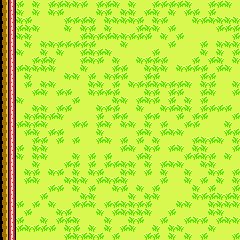

Tiled map render using the project's own tile images. Description and the whole map definition, tile-layer contents included, below:
An orthogonal 30x30 tile map with 8x8 px tiles, 2 tile layers (Ground, Tile Layer 2) and 1 object (wall).

<map version="1.9" tiledversion="1.9.2" orientation="orthogonal" renderorder="right-down" width="30" height="30" tilewidth="8" tileheight="8" infinite="0" nextlayerid="4" nextobjectid="3">
 <tileset firstgid="1" source="Oracle_tileset.tsx" />
 <layer id="1" name="Ground" width="30" height="30">
  <data encoding="csv">
776,863,862,863,777,863,862,862,777,777,862,863,862,862,777,863,777,863,863,862,862,862,862,777,863,776,862,862,777,776,
777,862,777,776,777,863,777,862,776,776,863,863,777,862,863,777,777,776,862,777,863,777,863,862,862,776,862,776,863,776,
862,776,777,862,863,776,776,776,862,862,862,777,863,777,777,777,777,862,863,777,862,776,776,863,777,862,777,777,777,777,
776,776,862,777,777,863,776,776,777,863,777,862,863,777,863,863,776,862,777,777,863,862,863,863,863,776,863,862,862,862,
863,777,777,777,863,776,776,776,776,776,862,777,862,862,777,777,862,862,862,863,777,776,862,863,863,863,863,776,863,862,
777,863,776,777,776,777,777,862,862,862,862,862,863,776,776,777,863,863,863,863,863,862,776,776,863,862,776,777,777,777,
776,776,777,863,863,777,863,777,863,863,862,777,862,777,863,776,776,863,776,862,863,863,776,776,776,777,776,777,863,862,
862,776,776,863,862,862,777,776,776,863,862,777,862,863,777,863,776,777,862,862,862,863,776,863,862,776,862,777,776,777,
777,862,862,777,777,777,777,776,776,776,777,863,776,863,862,862,776,776,777,777,777,776,777,862,862,862,776,862,777,863,
776,776,776,777,776,863,776,776,777,777,863,862,863,777,862,862,863,776,862,862,863,776,863,863,776,862,862,863,863,863,
777,863,863,862,776,777,777,776,863,863,776,777,777,776,862,863,777,862,862,777,777,862,862,777,863,777,862,776,863,777,
776,863,863,863,862,777,863,862,862,776,863,777,862,862,862,776,776,776,777,862,776,862,862,776,776,862,777,863,776,862,
863,777,777,863,863,863,776,776,863,862,863,776,863,863,777,777,863,862,777,862,776,862,776,777,776,862,863,863,776,863,
776,776,776,863,777,777,776,862,862,776,776,863,777,862,862,863,863,777,863,863,777,862,777,777,776,862,862,862,862,776,
862,862,863,777,862,777,862,777,863,776,776,863,862,776,862,862,863,863,862,862,863,863,862,776,862,862,863,776,776,862,
863,777,862,777,862,777,863,776,863,862,862,776,862,777,776,777,777,863,777,776,862,863,863,862,862,776,776,776,777,863,
776,776,863,862,777,863,862,862,863,863,863,776,777,863,776,863,776,862,777,863,862,777,777,776,776,776,776,863,862,862,
862,777,776,863,862,862,863,862,776,862,863,863,862,777,863,862,863,862,776,777,776,863,776,863,862,777,862,777,863,777,
862,776,862,863,777,777,776,863,776,863,863,863,863,863,863,862,777,776,777,862,776,862,777,863,777,777,863,863,776,862,
863,777,777,863,777,777,863,776,863,777,776,862,776,862,776,776,776,862,777,776,863,863,863,862,862,777,862,863,777,776,
863,777,863,776,777,863,863,863,862,862,863,862,776,862,862,777,777,863,777,776,862,777,777,863,776,777,777,776,776,863,
776,777,863,777,862,776,777,862,863,777,776,777,862,776,776,777,777,776,862,863,777,776,776,777,863,863,777,862,863,862,
777,862,776,862,777,863,776,863,777,777,777,776,862,777,862,777,863,863,776,776,862,863,776,777,863,862,776,777,776,777,
862,862,863,776,863,776,862,862,863,777,863,862,776,776,777,862,863,777,776,862,863,776,776,863,777,863,862,776,776,862,
862,777,863,863,776,862,776,863,863,863,777,777,776,776,863,863,777,776,777,777,776,776,776,776,777,862,862,777,862,777,
863,862,862,776,862,863,777,863,776,862,862,777,776,862,862,777,777,862,862,863,863,776,777,777,776,776,777,777,777,777,
776,777,863,862,863,776,863,777,862,863,776,776,777,776,862,777,777,777,777,776,776,862,776,776,863,863,777,777,776,863,
862,863,862,863,863,777,776,862,862,777,776,776,863,777,863,863,777,862,776,776,862,863,863,862,777,862,776,862,777,777,
863,777,862,777,862,862,862,776,777,862,863,777,776,777,776,862,777,863,776,777,776,777,777,863,863,776,777,863,776,776,
862,776,863,776,776,863,863,863,862,777,862,777,862,776,862,863,776,863,862,862,776,777,776,777,776,862,863,776,863,862
</data>
 </layer>
 <layer id="2" name="Tile Layer 2" width="30" height="30">
  <data encoding="csv">
2497,2071,0,0,0,0,0,0,0,0,0,0,0,0,0,0,0,0,0,0,0,0,0,0,0,0,0,0,0,0,
2497,2071,0,0,0,0,0,0,0,0,0,0,0,0,0,0,0,0,0,0,0,0,0,0,0,0,0,0,0,0,
2497,2071,0,0,0,0,0,0,0,0,0,0,0,0,0,0,0,0,0,0,0,0,0,0,0,0,0,0,0,0,
2497,2071,0,0,0,0,0,0,0,0,0,0,0,0,0,0,0,0,0,0,0,0,0,0,0,0,0,0,0,0,
2497,2071,0,0,0,0,0,0,0,0,0,0,0,0,0,0,0,0,0,0,0,0,0,0,0,0,0,0,0,0,
2497,2071,0,0,0,0,0,0,0,0,0,0,0,0,0,0,0,0,0,0,0,0,0,0,0,0,0,0,0,0,
2497,2071,0,0,0,0,0,0,0,0,0,0,0,0,0,0,0,0,0,0,0,0,0,0,0,0,0,0,0,0,
2497,2071,0,0,0,0,0,0,0,0,0,0,0,0,0,0,0,0,0,0,0,0,0,0,0,0,0,0,0,0,
2497,2071,0,0,0,0,0,0,0,0,0,0,0,0,0,0,0,0,0,0,0,0,0,0,0,0,0,0,0,0,
2497,2071,0,0,0,0,0,0,0,0,0,0,0,0,0,0,0,0,0,0,0,0,0,0,0,0,0,0,0,0,
2497,2071,0,0,0,0,0,0,0,0,0,0,0,0,0,0,0,0,0,0,0,0,0,0,0,0,0,0,0,0,
2497,2071,0,0,0,0,0,0,0,0,0,0,0,0,0,0,0,0,0,0,0,0,0,0,0,0,0,0,0,0,
2497,2071,0,0,0,0,0,0,0,0,0,0,0,0,0,0,0,0,0,0,0,0,0,0,0,0,0,0,0,0,
2497,2071,0,0,0,0,0,0,0,0,0,0,0,0,0,0,0,0,0,0,0,0,0,0,0,0,0,0,0,0,
2497,2071,0,0,0,0,0,0,0,0,0,0,0,0,0,0,0,0,0,0,0,0,0,0,0,0,0,0,0,0,
2497,2071,0,0,0,0,0,0,0,0,0,0,0,0,0,0,0,0,0,0,0,0,0,0,0,0,0,0,0,0,
2497,2071,0,0,0,0,0,0,0,0,0,0,0,0,0,0,0,0,0,0,0,0,0,0,0,0,0,0,0,0,
2497,2071,0,0,0,0,0,0,0,0,0,0,0,0,0,0,0,0,0,0,0,0,0,0,0,0,0,0,0,0,
2497,2071,0,0,0,0,0,0,0,0,0,0,0,0,0,0,0,0,0,0,0,0,0,0,0,0,0,0,0,0,
2497,2071,0,0,0,0,0,0,0,0,0,0,0,0,0,0,0,0,0,0,0,0,0,0,0,0,0,0,0,0,
2497,2071,0,0,0,0,0,0,0,0,0,0,0,0,0,0,0,0,0,0,0,0,0,0,0,0,0,0,0,0,
2497,2071,0,0,0,0,0,0,0,0,0,0,0,0,0,0,0,0,0,0,0,0,0,0,0,0,0,0,0,0,
2497,2071,0,0,0,0,0,0,0,0,0,0,0,0,0,0,0,0,0,0,0,0,0,0,0,0,0,0,0,0,
2497,2071,0,0,0,0,0,0,0,0,0,0,0,0,0,0,0,0,0,0,0,0,0,0,0,0,0,0,0,0,
2497,2071,0,0,0,0,0,0,0,0,0,0,0,0,0,0,0,0,0,0,0,0,0,0,0,0,0,0,0,0,
2497,2071,0,0,0,0,0,0,0,0,0,0,0,0,0,0,0,0,0,0,0,0,0,0,0,0,0,0,0,0,
2497,2071,0,0,0,0,0,0,0,0,0,0,0,0,0,0,0,0,0,0,0,0,0,0,0,0,0,0,0,0,
2497,2071,0,0,0,0,0,0,0,0,0,0,0,0,0,0,0,0,0,0,0,0,0,0,0,0,0,0,0,0,
2497,2071,0,0,0,0,0,0,0,0,0,0,0,0,0,0,0,0,0,0,0,0,0,0,0,0,0,0,0,0,
2497,2071,0,0,0,0,0,0,0,0,0,0,0,0,0,0,0,0,0,0,0,0,0,0,0,0,0,0,0,0
</data>
 </layer>
 <objectgroup id="3" name="collide">
  <object id="2" name="wall" x="0" y="0" width="16" height="240" />
 </objectgroup>
</map>
